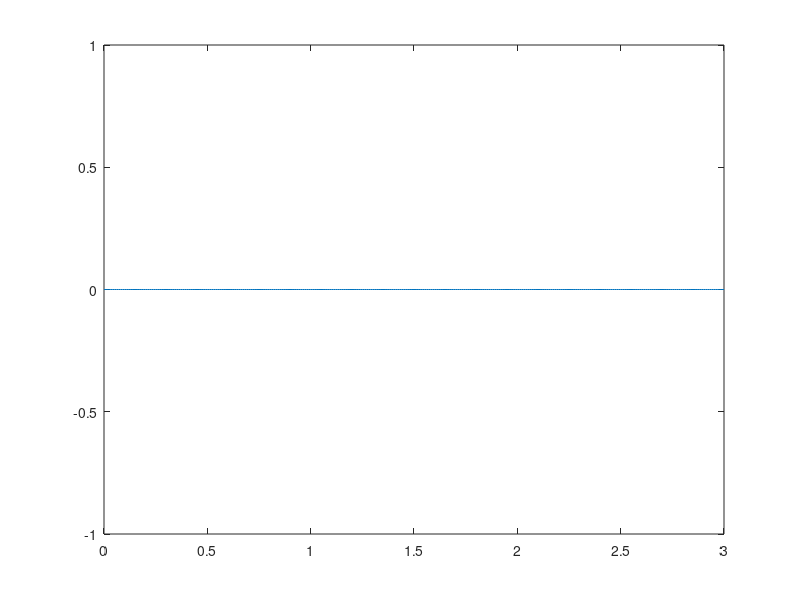

Recreate this plot in MATLAB.
[x, y] = ginput(10);
x = x * 3;
y = y * 5;
t = 0:0.01:3;
i = polyfit(x, y, 2);
iv = polyval(i, t);
plot(t, iv, x, y, "*");
input(""); 
